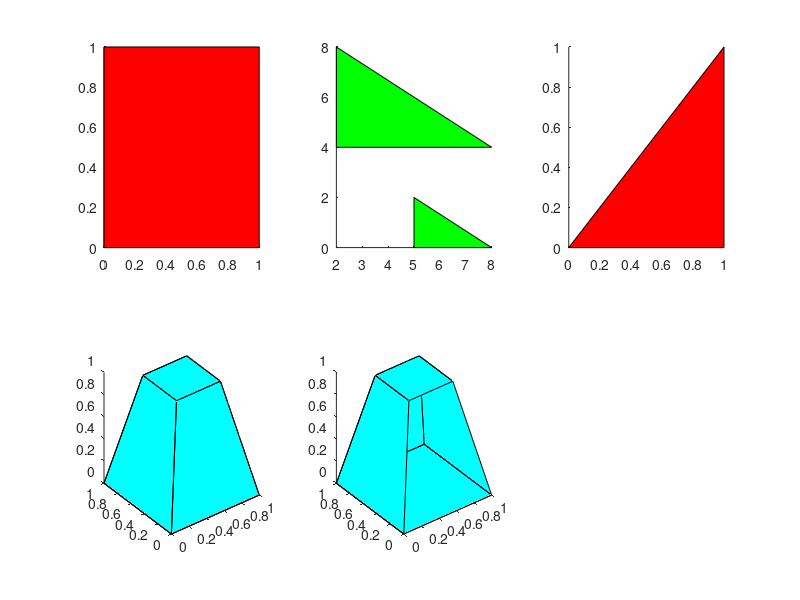

Write the MATLAB code that produced this figure.
%% special plots
x = logspace(-1,1,100); % yi 10 wei di 
y = x.^2;
subplot(221);
plot(x,y);
title('plot');

subplot(222);
semilogx(x,y);
title('semilogx');

subplot(223);
semilogy(x,y);
title('semilogy');

subplot(224);
loglog(x,y);
title('loglog');

%% plotyy()  left y label and right y label
x = 1:0.1:10;
y1 = sin(x);
y2 = 2*sin(2*x) + 1; 
[ax,h1,h2] = plotyy(x,y1,x,y2);% the handles of the two axes
                    % AX(1) is the left axes and AX(2) is the right axes.
set(get(ax(1),'ylabel'),'string','Left Y-axis')
set(get(ax(2),'ylabel'),'string','Right Y-axis')
title('Labeling plotyy');
set(h1,'linestyle','--'); 
set(h2,'linestyle',':');

%% histogram 
x  = randn(1,1000);  % Normally distributed ,x is 1x1000 martix 
subplot(211);
hist(x,10);  % bins is 10. 10 groups  
title('bins is 10')

subplot(212);
hist(x,50);  % bins is 50. 50 groups  
title('bins is 50')

%% bar charts 
x = 1:3; % 3 months 
y = randi([2,10],1,3); % random 2-10. shape is 1x3 matrix. 
subplot(221)
bar(x,y); 
set(gca,'xticklabel',{'jan','feb','mar'}); % change xtick to text 
title('bar single')
disp(x);
disp(y); 
disp('===');

subplot(222)
y2 = randi([2,10],1,3);
y3 = randi([2,10],1,3);
bar(x,[y;y2;y3]); % The length of X must match the number of rows of Y.
title('bar multiple')
disp(x);
disp([y;y2;y3]); 
disp('===');


subplot(223)
y = 1:3; % y axis 
z = randi([2,10],1,3); % z axis 
bar3(y,z); % y and z  
title('bar3 single')
disp(y);
disp(z); 
disp('===');

subplot(224)
y = 1:3; % y axis 
z = randi([2,10],1,3); % z axis 
z2 = randi([2,10],1,3); % z axis 
z3 = randi([2,10],1,3); % z axis 
bar3(y,[z;z2;z3]); % The length of Y must match the number of rows of Z.
title('bar3 multiple')
disp(y);
disp([z;z2;z3]); 
disp('===');

%% stacked and horizontal bar charts 

x = 1:3; % 3 months 
y = randi([2,10],1,3); % random 2-10. shape is 1x3 matrix. 
y2 = randi([2,10],1,3); 
y3 = randi([2,10],1,3); 
subplot(131)
bar(x,[y;y2;y3],'stacked'); 
title('stacked bar')

subplot(132);
barh(x,[y;y2;y3]);
title('horizontal bar');

subplot(133);
barh(x,[y;y2;y3],'stacked');
title('stacked horizontal bar');

disp(x);
disp([y;y2;y3]); 

%% Pie Charts 
x = [10 5 20 30];
subplot(221);
pie(x);


subplot(222);
pie(x,[0,0,0,1]);% 将最后一份分割出�?

subplot(223);
pie(x,[1,1,1,1]);% 每一份都分割�?�� 

subplot(224);
pie3(x,[0,0,0,1]);% 3d 绘图  



%% Polar Chart 
theta = 0:0.1*pi:pi/2;
r = 2*cos(theta);
subplot(121)
polar(theta,r);

theta2 = 0:0.1*pi:pi;
r2 = 2*cos(theta2);
subplot(122)
polar(theta2,r2);


%% Stairs and Stem Charts
x = linspace(0,4*pi,40);
y = sin(x);
subplot(121);
stairs(x,y);  % 阶梯�?
title('stairs');

subplot(122);
stem(x,y);  % 杆图 
title('stem');




%% Error Bar 
x = 0:pi/10:pi;
y = sin(x);
err = std(y)*ones(size(x));
errorbar(x,y,err);


%% fill
theta = [1:2:15]*pi/8;
x = cos(theta);
y = sin(theta);
subplot(121)
plot(x,y);axis square;


subplot(122)
fill(x,y,'r');axis square;


%% imagesc 
d = [0 2 4 3; 8 10 12 14; 16 18 20 22];
imagesc(d)
colorbar

d = [0 2 4 3; 8 10 12 14; 16 18 20 22];
imagesc(d)
colormap(hot); 
colorbar

%% built-in colormaps 
x = randi([0,255],10,1);
y = randi([0,255],1,10);
d = mod(x*y,255);
% imagesc(d);  % default colormap is PARULA

%colormap('jet');
%imagesc(d);

%% custom colormap 
x = [1:10; 3:12; 5:14];
myColorMap = zeros(256,3);
myColorMap(:,2) = (0:255)/255;
colormap(myColorMap);

imagesc(x);
colorbar;


%% 2d vs 3d

x=0:0.1:2*pi;


subplot(121);
plot(x,sin(x));
grid on
xlabel('x-axis'); ylabel('y-axis'); 

subplot(122);
plot3(x,sin(x),zeros(size(x)));
grid on
xlabel('x-axis'); ylabel('y-axis'); zlabel('z-axis');


%% surface plots 
x = linspace(-3,3,20);
y = linspace(-4,4,20);
[X,Y] = meshgrid(x,y);
Z = X.*exp(-X.^2-Y.^2);
subplot(121);
mesh(X,Y,Z);%3-D mesh surface.

subplot(122);
surf(X,Y,Z);%3-D colored surface.

%% contour 
x = linspace(-3,3,20);
y = linspace(-4,4,20);
[X,Y] = meshgrid(x,y);
Z = X.*exp(-X.^2-Y.^2);
subplot(121);
surf(X,Y,Z);%3-D colored surface.
axis square;

subplot(122);
contour(X,Y,Z);
axis square;


%% more contour 
x = linspace(-3,3,20);
y = linspace(-4,4,20);
[X,Y] = meshgrid(x,y);
Z = X.*exp(-X.^2-Y.^2);
subplot(121);
surf(X,Y,Z);%3-D colored surface.
axis square;

subplot(122);
[C,h] = contour(X,Y,Z);
clabel(C,h); % 标上数�?
axis square;

%% more contour 
x = linspace(-3,3,20);
y = linspace(-4,4,20);
[X,Y] = meshgrid(x,y);
Z = X.*exp(-X.^2-Y.^2);
subplot(121);
surf(X,Y,Z);%3-D colored surface.
axis square;

subplot(122);
[C,h] = contourf(X,Y,Z);% 涂上颜色  
clabel(C,h); 
axis square;


%% meshc() and surfc() 
x = linspace(-3,3,20);
y = linspace(-4,4,20);
[X,Y] = meshgrid(x,y);
Z = X.*exp(-X.^2-Y.^2);
subplot(121);
meshc(X,Y,Z);
axis square;

subplot(122);
surfc(X,Y,Z);
axis square;



%% view angle :view()
% Note:     AZ = -37.5, EL = 30 is the default 3-D view.
%           AZ = 0, EL = 90 is directly overhead and the default 2-D view.
x = linspace(-3,3,20);
y = linspace(-4,4,20);
[X,Y] = meshgrid(x,y);
Z = X.*exp(-X.^2-Y.^2);
subplot(121);
surf(X,Y,Z);
axis square;


subplot(122);
surf(X,Y,Z);
axis square;
view(0,90);

%% light
x = linspace(-3,3,20);
y = linspace(-4,4,20);
[X,Y] = meshgrid(x,y);
Z = X.*exp(-X.^2-Y.^2);
subplot(221);
surf(X,Y,Z);
axis square;
xlabel('x');
ylabel('y');
zlabel('z');

subplot(222);
surf(X,Y,Z);
axis square;
light('position',[0,0,0.5]);
hold on;  
plot3(0,0,0.5,'ro');

subplot(223);
surf(X,Y,Z);
axis square;
light('position',[5,5,0.5]);
hold on;  
plot3(5,5,0.5,'ro');

subplot(224);
surf(X,Y,Z);
axis square;
light('position',[-5,-5,0.5]);
hold on;  
plot3(-5,-5,0.5,'ro');




%% patch()  
x = [0,1,1,0];
y = [0,0,1,1];

subplot(231);
patch(x,y,'red')

x2 = [2,5; 2,5; 8,8];
y2 = [4,0; 8,2; 4,0];
subplot(232);
patch(x2,y2,'green')


v = [0, 0; 1 ,0; 1, 1; 0, 1];
f = [1,2,3];  % 指定要上颜色的面(3 个点)
subplot(233);
patch('faces',f,'vertices',v,'facecolor','red')


v = [0 0 0; 1 0 0 ; 1 1 0; 0 1 0; 0.25 0.25 1; ...
0.75 0.25 1; 0.75 0.75 1; 0.25 0.75 1]; 
f =  [1 2 3 4; 5 6 7 8; 1 2 6 5; 2 3 7 6; 3 4 8 7; 4 1 5 8]; % 
subplot(234);
patch('faces',f,'vertices',v, 'facecolor', 'cyan');  
view(3); %3-d view 

v = [0 0 0; 1 0 0 ; 1 1 0; 0 1 0; 0.25 0.25 1; ...
0.75 0.25 1; 0.75 0.75 1; 0.25 0.75 1]; 
f =  [1 2 3 4; 5 6 7 8;  2 3 7 6; 3 4 8 7; 4 1 5 8]; % 没有这个面 1 2 6 5;
subplot(235);
patch('faces',f,'vertices',v, 'facecolor', 'cyan');  
view(3); %3-d view 








